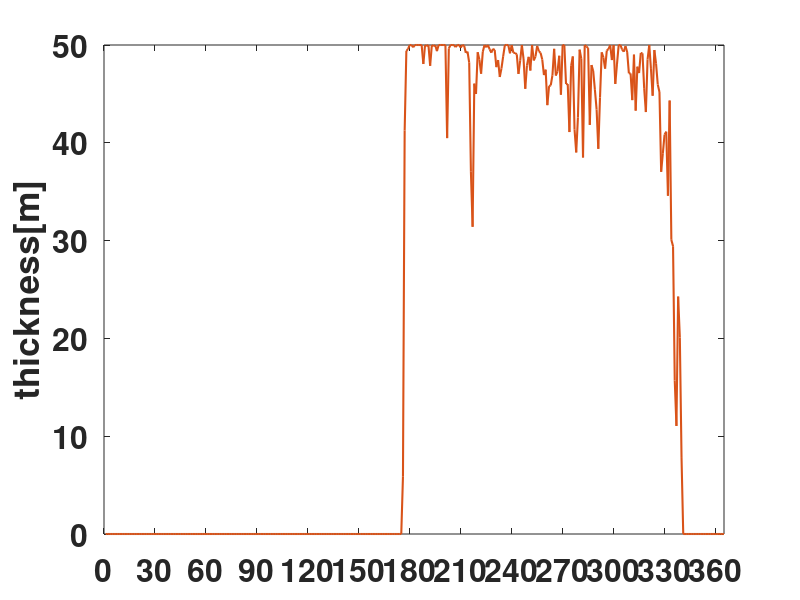

MATLAB code for this plot:
%% average out to 365 points
%%%%%%%%%%%%%%%%%%%%%%%%%%%%%%%%%%%%%%%%%%%%%%%%%%%%%%%%%%%%%%%%%%%%%%%%%%%%%%%%%%%%%%%%%%%%%%%%%%%%%%%%%%%%%%%%%%%%%%%%%%%%%%%%%%%%%%%%%%%%%
%   OUTPUT FOR BFM INPUT based on ANTARCTIC test case simulation                   
%%%%%%%%%%%%%%%%%%%%%%%%%%%%%%%%% NCEP: RUN AFTER NCEP INTERPOLATION AND ESIM3 %%%%%%%%%%%%%%%%%%%%%%%%%%%%%%%%%

% SI=hmi-hi;
% SI=SI';
% SI(5476:5837)=[];
% SI=reshape(SI,15,365);
% SI=mean(SI);
% SI=SI';
% SIT=['SI_NCEP365.txt'];
% dlmwrite(SIT,SI);
% 
% Ta=Ta;
% Ta(5476:5837)=[];
% Ta=reshape(Ta,15,365);
% Ta=mean(Ta);
% Ta=Ta';
% Ta2=['Ta_NCEP365.txt'];
% dlmwrite(Ta2,Ta);
% 
% dswrf=Fsd_cloud;
% dswrf(5476:5837)=[];
% dswrf=reshape(dswrf,15,365);
% dswrf=mean(dswrf);
% dswrf=dswrf';
% swr=['dswrf_NCEP365.txt'];
% dlmwrite(swr,dswrf);
% 
% PPT=P_rate;
% PPT(5476:5837)=[];
% PPT=reshape(PPT,15,365);
% PPT=mean(PPT);
% PPT=PPT';
% TP=['PPT_NCEP365.txt'];
% dlmwrite(TP,PPT);

%%%%%%%%%%%%%%%%%%%%%%%%%%%%% ERA 5: RUN AFTER ERA5 INTERPOLATION AND ESIM3 %%%%%%%%%%%%%%%%%%%%%%%%%%%%%%%%%%%%%%%

% SI=hmi-hi;
% SI=SI';
% SI(5476:5837)=[];
% SI=reshape(SI,15,365);
% SI=mean(SI);
% SI=SI';
% SIT=['SI125_ERA5365.txt'];
% dlmwrite(SIT,SI);
% 
% Ta=Ta;
% Ta(5476:5837)=[];
% Ta=reshape(Ta,15,365);
% Ta=mean(Ta);
% Ta=Ta';
% Ta2=['Ta_ERA5365.txt'];
% dlmwrite(Ta2,Ta);
% 
% dswrf=Fsd_cloud;
% dswrf(5476:5837)=[];
% dswrf=reshape(dswrf,15,365);
% dswrf=mean(dswrf);
% dswrf=dswrf';
% swr=['dswrf_ERA5365.txt'];
% dlmwrite(swr,dswrf);
% 
% PPT=P_rate;
% PPT(5476:5837)=[];
% PPT=reshape(PPT,15,365);
% PPT=mean(PPT);
% PPT=PPT';
% TP=['PPT_ERA5365.txt'];
% dlmwrite(TP,PPT);

%%%%%%%%%%%%%%%%%%%%%%%%%%%%%%%%%%%%%%%%%%%%%%%%%%%%%%%%%%%%%%%%%%%%%%%%%%%%%%%%%%%%%%%%%%%%%
clear all
load ASMR_SIC.txt
% load Ta_NCEP365.txt
% load EI_BAL.txt
% load NCEP.txt
% 

plot(ASMR_SIC,'Color',[0.8500, 0.3250, 0.0980],'LineWidth',1.5) %ncep
hold on

% plot(Ta_NCEP365,'Color',[0.30, 0.70, 0.10],'LineWidth',1.5) %ncep
% hold on

% plot(NCEP,'Color',[0.8500, 0.3250, 0.0980],'LineWidth',1.5) %ncep
% hold on

% plot(EI_BAL,'Color',[0.4940, 0.1840, 0.5560],'LineWidth',1.5)
% hold on
% 
% plot(E5_BAL,'Color',[0, 0.75, 0.75],'LineWidth',1.5) %E5
hold on

% title('S-Index | Air Temperature','FontSize',25,'FontWeight','bold')

% title('BAL Thickness comparison|8.5 W/m^2','FontSize',25,'FontWeight','bold')
% legend('NCEP','ERA INTERIM','ERA 5', 'FontSize',20,'FontWeight','bold',2)

xlim([0 365])
set(gca,'XTick',0:30:365)
% set(gca,'XTickLabel',{'jan-17','feb-17','mar-17','apr-17','may-17','jun-17','jul-17','aug-17','sep-17','oct-17','nov-17','dec-17'},'FontSize',10,'FontWeight','bold')
% set(gca,'XTickLabel',{'may-17','jun-17','jul-17','aug-17','sep-17','oct-17','nov-17','dec-17'},'FontSize',23,'FontWeight','bold')

% set(gca,'YTick',-0.6:0.2:0.4)
ylim([0 100])
ylabel('thickness[m]','FontSize',25,'FontWeight','bold')
set(gca,'YTickLabel',{'0','10','20','30','40','50','60','70','80','90','100'},'FontSize',23,'FontWeight','bold')
